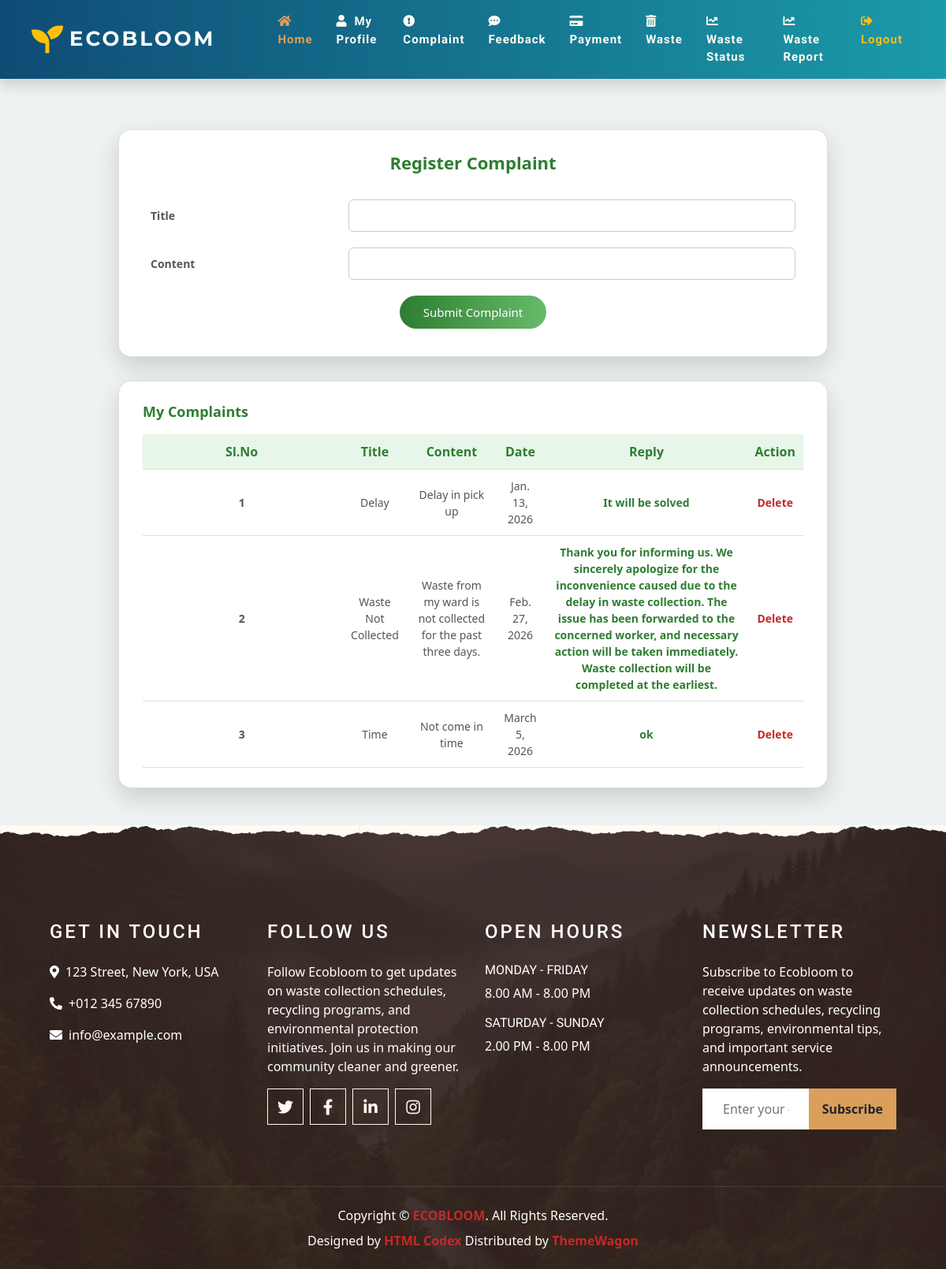
The app's page /User/Complaint/ (signed in) with its own data.
### User/models.py (models this page shows)
class tbl_complaint(models.Model):
    complaint_title=models.CharField(max_length=50)
    complaint_content=models.CharField(max_length=50)
    complaint_date=models.DateField(auto_now_add=True)
    complaint_reply=models.CharField(max_length=50,null=True)
    complaint_status=models.IntegerField(default=0)
    user=models.ForeignKey(tbl_user, on_delete=models.CASCADE)

### User/views.py (the view)
# urls.py: path('Complaint/',views.Complaint,name="Complaint"),
def Complaint(request):
    if "uid" not in request.session:
        return redirect("Guest:Login")
    else:
        complaintdata=tbl_complaint.objects.filter(user=request.session['uid'])
        userdata=tbl_user.objects.get(id=request.session['uid'])
        if request.method=="POST":
            title=request.POST.get("txt_title")
            content=request.POST.get("txt_content")
            tbl_complaint.objects.create(complaint_title=title,complaint_content=content,user=userdata)
            return render(request,"User/Complaint.html",{'msg':"Complaint Added"})
        else:
            return render(request,"User/Complaint.html",{'complaintdata':complaintdata})

### User/Templates/User/Complaint.html (shortened to what this page needs)
{% extends 'User/Head.html' %}
{% block content %}
<!DOCTYPE html>
<html lang="en">
<head>
</head>
<body>
<form action="" method="post">
<div class="complaint-container">
    <div class="card">
        <div class="title">Register Complaint</div>
        <table>
            <tr>
                <td>Title</td>
                <td><input type="text" name="txt_title"></td>
            </tr>
            <tr>
                <td>Content</td>
                <td><input type="text" name="txt_content"></td>
            </tr>
            <tr>
                <td colspan="2" align="center">
                    <input type="submit" value="Submit Complaint">
                </td>
            </tr>
        </table>
    </div>
    <div class="card">
        <div class="list-title">My Complaints</div>
        <table class="complaint-table">
            <tr>
                <th>Sl.No</th>
                <th>Title</th>
                <th>Content</th>
                <th>Date</th>
                <th>Reply</th>
                <th>Action</th>
            </tr>
            {% for i in complaintdata %}
            <tr>
                <td>{{forloop.counter}}</td>
                <td>{{i.complaint_title}}</td>
                <td>{{i.complaint_content}}</td>
                <td>{{i.complaint_date}}</td>
                <td>
                    {% if i.complaint_status == 1 %}
                        <span class="status-replied">{{i.complaint_reply}}</span>
                    {% else %}
                        <span class="status-pending">Not Replied</span>
                    {% endif %}
                </td>
                <td>
                    <a href="{% url 'User:delcomplaint' i.id %}">Delete</a>
                </td>
            </tr>
            {% endfor %}
        </table>
    </div>
</div>
</form>
</body>
</html>
{% endblock content %}

### User/Templates/User/Complaint.html (style rules this page uses)
body { background: #eef2f3; font-family: "Segoe UI", Tahoma, sans-serif; }
.complaint-container { width: 90%; max-width: 900px; margin: 40px auto; animation: fadeIn 0.7s ease; }
.card { background: #ffffff; border-radius: 16px; box-shadow: 0 12px 30px rgba(0,0,0,0.15); padding: 25px 30px; margin-bottom: 30px; }
.title { text-align: center; font-size: 22px; font-weight: bold; color: #2e7d32; margin-bottom: 20px; }
table { width: 100%; border-collapse: collapse; }
td { padding: 10px; font-size: 14px; }
td:first-child { font-weight: bold; color: #555; width: 30%; }
input[type="text"] { width: 100%; padding: 9px 12px; border-radius: 6px; border: 1px solid #ccc; transition: 0.3s; }
input[type="submit"] { background: linear-gradient(90deg, #2e7d32, #66bb6a); color: white; border: none; padding: 10px 30px; font-size: 15px; border-radius: 22px; cursor: pointer; transition: 0.3s; }
.list-title { font-size: 18px; font-weight: bold; color: #2e7d32; margin-bottom: 15px; }
.complaint-table th, .complaint-table td { border-bottom: 1px solid #ddd; padding: 10px; text-align: center; }
.complaint-table th { background: #e8f5e9; color: #2e7d32; font-weight: bold; }
a { color: #c62828; text-decoration: none; font-weight: bold; }
.status-replied { color: #2e7d32; font-weight: bold; }

### records on screen
tbl_complaint: complaint_title "Delay", complaint_content "Delay in pick up", complaint_date "Jan. 13, 2026", complaint_reply "It will be solved"
tbl_complaint: complaint_title "Waste Not Collected", complaint_content "Waste from my ward is not collected for the past three days.", complaint_date "Feb. 27, 2026", complaint_reply "Thank you for informing us. We sincerely apologize for the inconvenience caused due to the delay in waste collection. The issue has been forwarded to the concerned worker, and necessary action will be taken immediately. Waste collection will be completed at the earliest."
tbl_complaint: complaint_title "Time", complaint_content "Not come in time", complaint_date "March 5, 2026", complaint_reply "ok"
